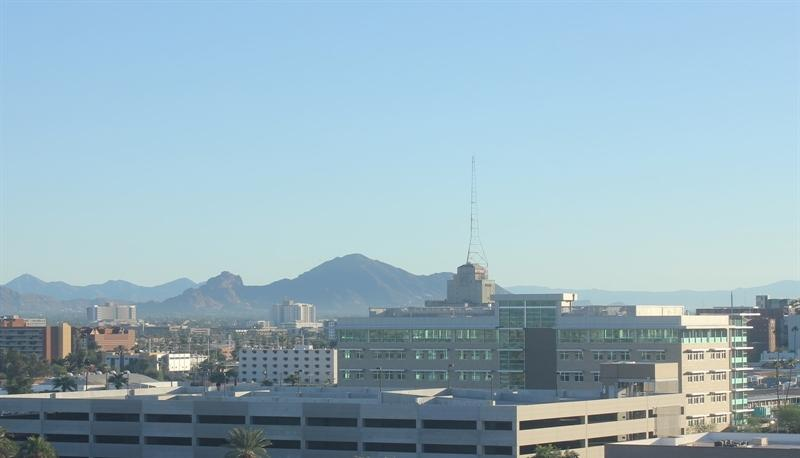
#> input picture day_night_images/training/day/20151101_145049.jpg, 800 x 458 px; its folder holds only this picture in this run
$ jupyter execute --allow-errors Day_Night_Classifier.ipynb   (shell and % lines are left out)
#> lines starting #> are read from the running program, lines starting #| are printed output that depends on the picture
# Day or Night Classifier

The purpose of the project is to brush OpenCV basics in order to classify whether the given image is day or night. For the same purpose, we will be revising concepts of masking, threshold, change in intensity and finally writing a simple conditional classifier.

# Day and Night Image Classifier
---

The day/night image dataset consists of 200 RGB color images in two categories: day and night. There are equal numbers of each example: 100 day images and 100 night images.

We'd like to build a classifier that can accurately label these images as day or night, and that relies on finding distinguishing features between the two types of images!

*Note: All images come from the [AMOS dataset](http://cs.uky.edu/~jacobs/datasets/amos/) (Archive of Many Outdoor Scenes).*

[cell 1]
import cv2 # computer vision library
import numpy as np
import matplotlib.pyplot as plt
import matplotlib.image as mpimg

## Training and Testing Data
The 200 day/night images are separated into training and testing datasets.

* 60% of these images are training images, for you to use as you create a classifier.
* 40% are test images, which will be used to test the accuracy of your classifier.

First, we set some variables to keep track of some where our images are stored:

    image_dir_training: the directory where our training image data is stored
    image_dir_test: the directory where our test image data is stored

[cell 2]
#Lets load the dataset
image_dir_training = "./day_night_images/training/"
image_dir_test = "day_night_images/test/"

[cell 3]
print(image_dir_training)

## Load the datasets

These first few lines of code will load the training day/night images and store all of them in a variable, `IMAGE_LIST`. This list contains the images and their associated label ("day" or "night").

[cell 4]
import os
import glob
def dataloader(img):
#> called with img = './day_night_images/training/'
    im_list=[]
    image_types = ["day", "night"]
    for i in image_types:
        for file in glob.glob(os.path.join(img, i, "*")):
            # print(file)
            im = mpimg.imread(file)
#> im is the input picture: shape (458, 800, 3); mean R, G, B 150.7, 178, 191
            if not im is None:
                im_list.append((im, i))

    return im_list
Image_list=dataloader(image_dir_training)
#> Image_list = 2 items
len(Image_list)
#> Out = 2

# Visualizing the images

[cell 5]
plt.imshow(Image_list[0][0])
#> (the rest of this cell did not finish here and is left out)

# Pre-process the Data

After loading in each image, you have to standardize the input and output.
---
### Input

It's important to make all your images the same size so that they can be sent through the same pipeline of classification steps! Every input image should be in the same format, of the same size, and so on.

#### TODO: Standardize the input images

* Resize each image to the desired input size: 600x1100px (hxw).

[cell 6]
def standard_input(image):

    standard_im = []
    standard_im=cv2.resize(image,(1100,600))

    return standard_im

We see that the labels are in string format. In learning algorithms, its better we do encoding to make classification easier. Lets do a simple one hot encoding.

[cell 7]
def one_hot_encoder(label):
    n_val=0
    if(label=='day'):
        n_val=1
    return n_val

## Construct a list of input images and output labels.

This function takes in a list of image-label pairs and outputs a **standardized** list of resized images and numerical labels.

This uses the functions you defined above to standardize the input and output, so those functions must be complete for this standardization to work!

[cell 8]
def scaled(img_list):
    st_img=[]
    for i in img_list:
        img=i[0]
        label=i[1]
        std_im=standard_input(img)
        labels=one_hot_encoder(label)
        st_img.append((std_im,labels))
#> this loop made 2 passes
#> (label, n_val in one_hot_encoder, labels) on passes 1 to 2: ('day', 1, 1), ('night', 0, 0)
#> pass 1, in standard_input, `standard_im=cv2.resize(image,(1100,600))`:
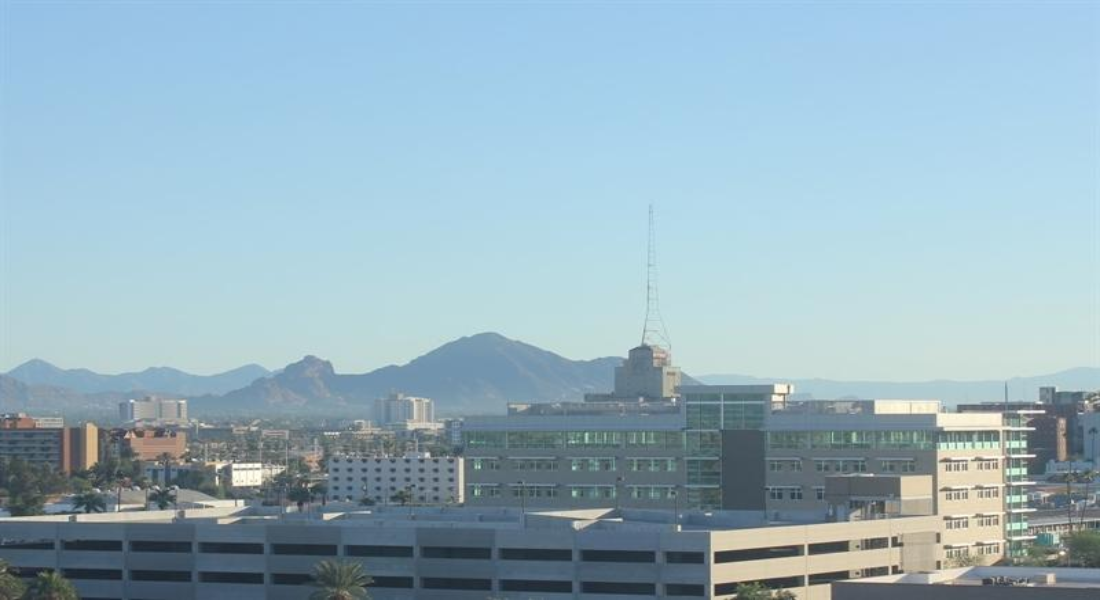
#> standard_im: shape (600, 1100, 3); mean R, G, B 150.6, 178, 190.9
#> pass 2, in standard_input (call 2), `standard_im=cv2.resize(image,(1100,600))`:
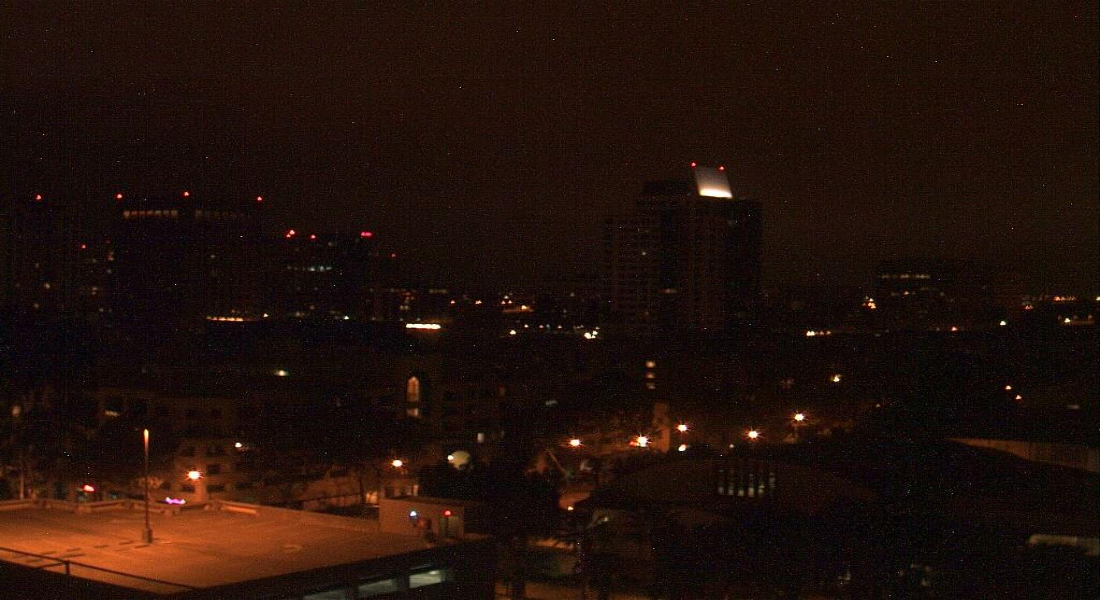
#> standard_im: shape (600, 1100, 3); mean R, G, B 33.7, 16.6, 10.3
#> after the loop, st_img = 2 items
    return st_img

std_list=scaled(Image_list)
#> std_list = 2 items
print(len(std_list))
#| 2

[cell 9]
print(std_list[0][0].shape)
#| (600, 1100, 3)

# Feature Extraction

Create a feature that represents the brightness in an image. We'll be extracting the **average brightness** using HSV colorspace. Specifically, we'll use the V channel (a measure of brightness), add up the pixel values in the V channel, then divide that sum by the area of the image to get the average Value of the image.

## RGB to HSV conversion to get Average Brightness

Below, a test image is converted from RGB to HSV colorspace and each component is displayed in an image. And get

[cell 10]
standard_image=standard_input(Image_list[0][0])
hsv=cv2.cvtColor(standard_image,cv2.COLOR_RGB2HSV)
#> hsv: shape (600, 1100, 3); mean H, S, V 93.7, 58.1, 192.9
f, (ax1, ax2, ax3) = plt.subplots(1, 3, figsize=(20,10))

ax1.imshow(hsv[:,:,0],cmap='gray')
ax2.imshow(hsv[:,:,1],cmap='gray')
ax3.imshow(hsv[:,:,2],cmap='gray')
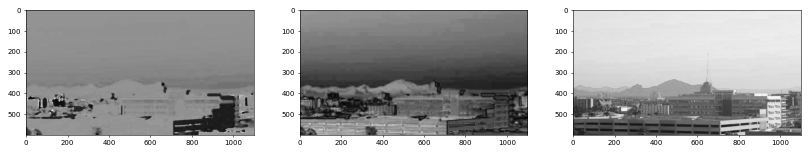
#> figure drawn by matplotlib, 3 panels

For a night image

#> (a cell that did not finish here is left out)

[cell 12]
def brightness(image):
    #rgb to hsv
    rgb=cv2.cvtColor(image,cv2.COLOR_RGB2HSV)
    val_sum=np.sum(rgb[:,:,2])
    area=image.shape[0] *image.shape[1]
    avg_br=val_sum/area

    return avg_br

#> (a cell that did not finish here is left out)

# Classification and Visualizing Error

In this section, we'll turn our average brightness feature into a classifier that takes in a standardized image and returns a `predicted_label` for that image. This `estimate_label` function should return a value: 0 or 1 (night or day, respectively).

[cell 14]
def classifier(img):
    label=0
    #setting thresh as 101.75
    thresh=99.25
    avg=brightness(img)
    if(avg>thresh):
        label=1
    return label

#> (a cell that did not finish here is left out)

Getting accuracy

[cell 16]
def mistakes(images):
    misclassified=[]
    for i in images:
        im=i[0]
        abel=i[1]
        pred=classifier(im)
        if(pred != abel):
            misclassified.append((im,pred,abel))
    # total=len(images)
    # correct=total-len(misclassified)
    # percent=correct/total
    return misclassified

On Test Set

[cell 17]
Image_list_test=dataloader(image_dir_test)
#> Image_list_test = 2 items
standard_test=scaled(Image_list_test)
#> the loop in scaled (call 2), `for i in img_list:` made 2 passes
#> standard_test = 2 items
misc=mistakes(standard_test)
#> the loop in mistakes, `for i in images:` made 2 passes
#> (abel, label in classifier, thresh in classifier, avg in classifier, pred) on passes 1 to 2: (1, 1, 99.25, 192.9, 1), (0, 0, 99.25, 33.76, 0)
#> after the loop in mistakes, `for i in images:`: misclassified = []
#> misc = []
# misc=mistakes(Image_list)
total=len(Image_list_test)
#> total = 2
correct=total-len(misc)
#> correct = 2
percent=correct/total
#> percent = 1
print("Accuracy",percent)
#| Accuracy 1.0
print("Misclassified Images count",len(misc))
#| Misclassified Images count 0
